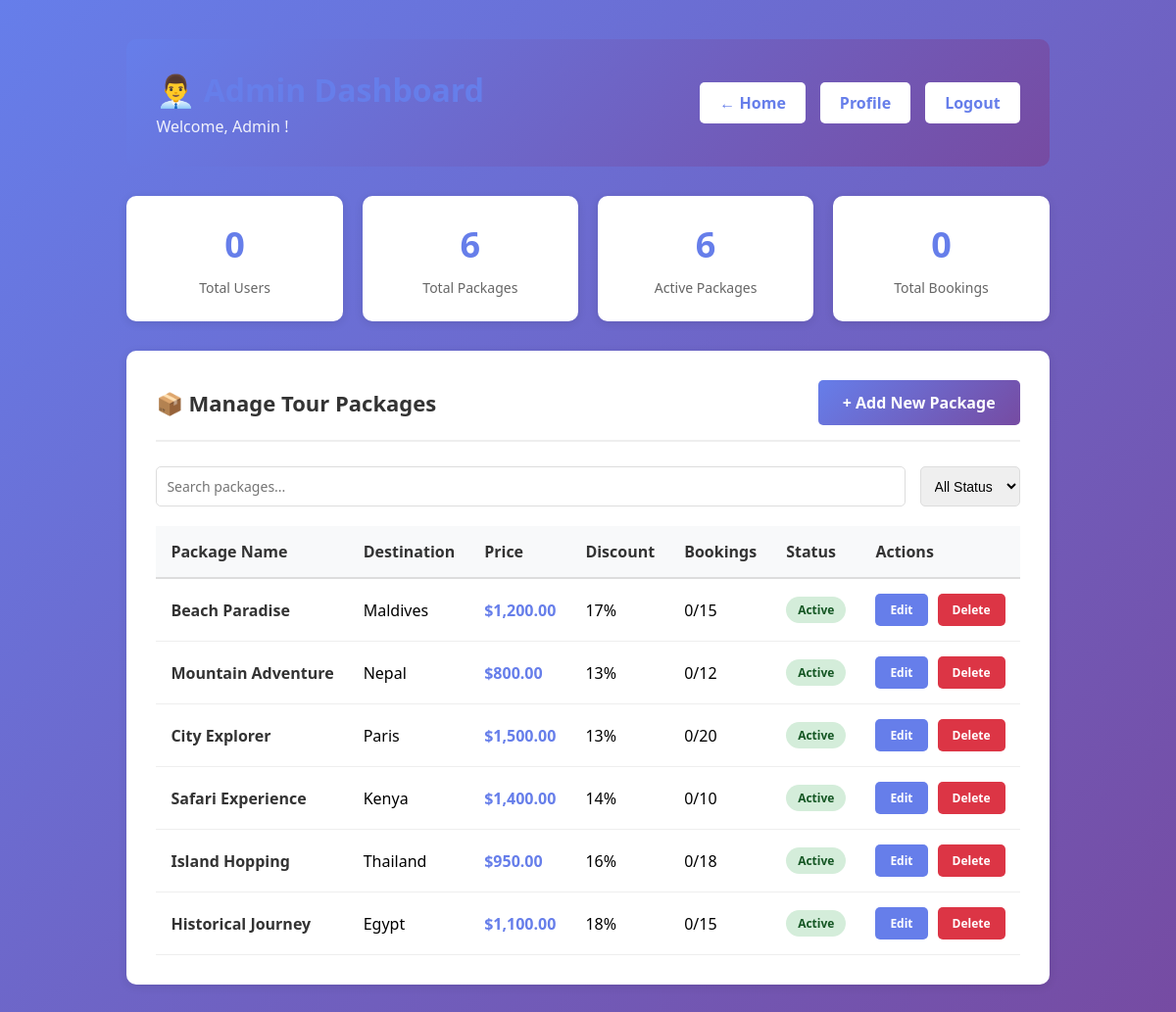
Page /admin/dashboard.php (signed in) on the committed database.
### tables this page shows
CREATE TABLE IF NOT EXISTS packages (
    id INT AUTO_INCREMENT PRIMARY KEY,
    package_name VARCHAR(150) NOT NULL,
    destination VARCHAR(100) NOT NULL,
    duration_days INT NOT NULL,
    duration_nights INT NOT NULL,
    price DECIMAL(10, 2) NOT NULL,
    discount_price DECIMAL(10, 2),
    description LONGTEXT,
    itinerary LONGTEXT,
    image_url VARCHAR(500),
    max_persons INT DEFAULT 10,
    persons_booked INT DEFAULT 0,
    status ENUM('active', 'inactive') DEFAULT 'active',
    created_at TIMESTAMP DEFAULT CURRENT_TIMESTAMP,
    updated_at TIMESTAMP DEFAULT CURRENT_TIMESTAMP ON UPDATE CURRENT_TIMESTAMP,
    INDEX idx_status (status),
    INDEX idx_destination (destination)
);

### admin/dashboard.php (the view, shortened to what this page needs)
<?php
require_once '../includes/db_config.php';
?>
<!DOCTYPE html>
<html lang="en">
<head>
    <link rel="stylesheet" href="../css/style.css">
</head>
<body>
    <div class="admin-container">
        <div class="admin-header">
            <div>
                <h1>👨‍💼 Admin Dashboard</h1>
                <p>Welcome, <?php echo htmlspecialchars($_SESSION['first_name'] . ' ' . $_SESSION['last_name']); ?>!</p>
            </div>
            <div class="header-actions">
                <a href="../index.php" class="btn-header">← Home</a>
                <a href="../dashboard.php" class="btn-header">Profile</a>
                <a href="../includes/logout.php" class="btn-header">Logout</a>
            </div>
        </div>
        <?php
        $stats = [];
        $result = $conn->query("SELECT COUNT(*) as count FROM users WHERE role = 'user'");
        $stats['total_users'] = $result->fetch_assoc()['count'];
        $result = $conn->query("SELECT COUNT(*) as count FROM packages");
        $stats['total_packages'] = $result->fetch_assoc()['count'];
        $result = $conn->query("SELECT COUNT(*) as count FROM packages WHERE status = 'active'");
        $stats['active_packages'] = $result->fetch_assoc()['count'];
        $result = $conn->query("SELECT SUM(persons_booked) as total FROM packages");
        $booking_result = $result->fetch_assoc();
        $stats['total_bookings'] = $booking_result['total'] ?? 0;
        ?>
        <div class="stats-grid">
            <div class="stat-card">
                <div class="stat-number"><?php echo $stats['total_users']; ?></div>
                <div class="stat-label">Total Users</div>
            </div>
            <div class="stat-card">
                <div class="stat-number"><?php echo $stats['total_packages']; ?></div>
                <div class="stat-label">Total Packages</div>
            </div>
            <div class="stat-card">
                <div class="stat-number"><?php echo $stats['active_packages']; ?></div>
                <div class="stat-label">Active Packages</div>
            </div>
            <div class="stat-card">
                <div class="stat-number"><?php echo $stats['total_bookings']; ?></div>
                <div class="stat-label">Total Bookings</div>
            </div>
        </div>
        <div class="content-section">
            <div class="section-header">
                <h2>📦 Manage Tour Packages</h2>
                <a href="add_package.php" class="btn-add">+ Add New Package</a>
            </div>
            <div class="search-filter">
                <input type="text" id="searchInput" placeholder="Search packages..." onkeyup="filterTable()">
                <select id="statusFilter" onchange="filterTable()">
                    <option value="">All Status</option>
                </select>
            </div>
            <?php
            $result = $conn->query("SELECT * FROM packages ORDER BY created_at DESC");
            if ($result->num_rows > 0) {
                echo '<table class="packages-table" id="packagesTable">
                    <thead>
                        <tr>
                            <th>Package Name</th>
                            <th>Destination</th>
                            <th>Price</th>
                            <th>Discount</th>
                            <th>Bookings</th>
                            <th>Status</th>
                            <th>Actions</th>
                        </tr>
                    </thead>
                    <tbody>';
                while ($package = $result->fetch_assoc()) {
                    $capacity = $package['max_persons'];
                    $booked = $package['persons_booked'];
                    $discount = $package['discount_price'] ? number_format(((($package['price'] - $package['discount_price']) / $package['price']) * 100), 0) : 0;
                    $status_class = $package['status'] === 'active' ? 'status-active' : 'status-inactive';
                    $status_text = ucfirst($package['status']);
                    echo '<tr>
                        <td class="package-name">' . htmlspecialchars($package['package_name']) . '</td>
                        <td>' . htmlspecialchars($package['destination']) . '</td>
                        <td class="package-price">$' . number_format($package['price'], 2) . '</td>
                        <td>' . ($discount > 0 ? $discount . '%' : 'None') . '</td>
                        <td>' . $booked . '/' . $capacity . '</td>
                        <td><span class="status-badge ' . $status_class . '">' . $status_text . '</span></td>
                        <td>
                            <div class="action-buttons">
                                <a href="edit_package.php?id=' . $package['id'] . '" class="btn-edit">Edit</a>
                                <a href="../includes/delete_package.php?id=' . $package['id'] . '" class="btn-delete" onclick="return confirm(\'Are you sure?\')">Delete</a>
                            </div>
                        </td>
                    </tr>';
                }
                echo '</tbody></table>';
            } else {
                echo '<div class="no-data">
                    <p>No packages found. <a href="add_package.php" style="color: #667eea; text-decoration: none; font-weight: 600;">Create one now</a></p>
                </div>';
            }
            ?>
        </div>
    </div>
</body>
</html>

### css/style.css (style rules this page uses)
* { margin: 0; padding: 0; box-sizing: border-box; }
body { font-family: 'Segoe UI', Tahoma, Geneva, Verdana, sans-serif; background: linear-gradient(135deg, #667eea 0%, #764ba2 100%); min-height: 100vh; display: flex; justify-content: center; align-items: center; padding: 20px; }
h1 { color: #667eea; text-align: center; font-size: 28px; margin-bottom: 10px; }
h2 { color: #333; text-align: center; font-size: 22px; margin-bottom: 30px; }
input[type="text"], input[type="email"], input[type="password"], input[type="tel"] { width: 100%; padding: 12px; border: 2px solid #ddd; border-radius: 5px; font-size: 14px; transition: border-color 0.3s; font-family: inherit; }

### admin/dashboard.php (style rules this page uses)
body { background-color: #f5f5f5; }
.admin-container { max-width: 1400px; margin: 0 auto; padding: 20px; }
.admin-header { background: linear-gradient(135deg, #667eea 0%, #764ba2 100%); color: white; padding: 30px; border-radius: 10px; margin-bottom: 30px; display: flex; justify-content: space-between; align-items: center; flex-wrap: wrap; gap: 20px; }
.admin-header h1 { font-size: 32px; margin: 0; }
.admin-header p { margin: 5px 0 0 0; opacity: 0.9; }
.header-actions { display: flex; gap: 15px; flex-wrap: wrap; }
.btn-header { padding: 10px 20px; background: white; color: #667eea; border: none; border-radius: 5px; cursor: pointer; font-weight: 600; text-decoration: none; display: inline-block; transition: all 0.3s; }
.stats-grid { display: grid; grid-template-columns: repeat(auto-fit, minmax(200px, 1fr)); gap: 20px; margin-bottom: 30px; }
.stat-card { background: white; padding: 25px; border-radius: 10px; box-shadow: 0 2px 10px rgba(0, 0, 0, 0.1); text-align: center; }
.stat-number { font-size: 36px; font-weight: 700; color: #667eea; margin-bottom: 10px; }
.stat-label { color: #666; font-size: 14px; }
.content-section { background: white; padding: 30px; border-radius: 10px; box-shadow: 0 2px 10px rgba(0, 0, 0, 0.1); }
.section-header { display: flex; justify-content: space-between; align-items: center; margin-bottom: 25px; padding-bottom: 15px; border-bottom: 2px solid #eee; }
.section-header h2 { color: #333; margin: 0; }
.btn-add { padding: 12px 25px; background: linear-gradient(135deg, #667eea 0%, #764ba2 100%); color: white; border: none; border-radius: 5px; cursor: pointer; font-weight: 600; text-decoration: none; display: inline-block; transition: all 0.3s; }
.packages-table { width: 100%; border-collapse: collapse; margin-top: 20px; }
.packages-table thead { background: #f8f9fa; }
.packages-table th { padding: 15px; text-align: left; font-weight: 600; color: #333; border-bottom: 2px solid #ddd; }
.packages-table td { padding: 15px; border-bottom: 1px solid #eee; }
.package-name { font-weight: 600; color: #333; }
.package-price { color: #667eea; font-weight: 600; }
.status-badge { display: inline-block; padding: 5px 12px; border-radius: 20px; font-size: 12px; font-weight: 600; }
.status-active { background: #d4edda; color: #155724; }
.action-buttons { display: flex; gap: 10px; }
.btn-edit, .btn-delete, .btn-toggle { padding: 8px 15px; border: none; border-radius: 5px; cursor: pointer; font-size: 12px; font-weight: 600; text-decoration: none; display: inline-block; transition: all 0.3s; }
.btn-edit { background: #667eea; color: white; }
.btn-delete { background: #dc3545; color: white; }
.search-filter { display: flex; gap: 15px; margin-bottom: 20px; flex-wrap: wrap; }
.search-filter input, .search-filter select { padding: 10px; border: 1px solid #ddd; border-radius: 5px; font-size: 14px; }
.search-filter input { flex: 1; min-width: 200px; }

### rows in the picture
packages: package_name "Beach Paradise", destination "Maldives", price "1,200.00", discount "17", persons_booked "0", max_persons "15", status "Active"
packages: package_name "Mountain Adventure", destination "Nepal", price "800.00", discount "13", persons_booked "0", max_persons "12", status "Active"
packages: package_name "City Explorer", destination "Paris", price "1,500.00", discount "13", persons_booked "0", max_persons "20", status "Active"
packages: package_name "Safari Experience", destination "Kenya", price "1,400.00", discount "14", persons_booked "0", max_persons "10", status "Active"
packages: package_name "Island Hopping", destination "Thailand", price "950.00", discount "16", persons_booked "0", max_persons "18", status "Active"
packages: package_name "Historical Journey", destination "Egypt", price "1,100.00", discount "18", persons_booked "0", max_persons "15", status "Active"

### other values in the picture
$_SESSION['first_name'] . ' ' . $_SESSION['last_name'] "Admin"
$stats['total_users'] "0"
$stats['total_packages'] "6"
$stats['active_packages'] "6"
$stats['total_bookings'] "0"
